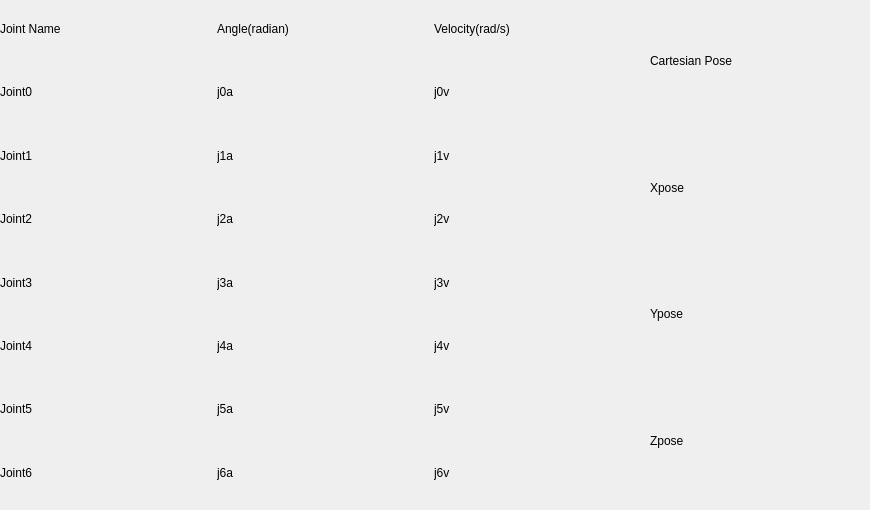
     <widget class="QWidget" name="tab_4">
      <attribute name="title">
       <string>Left Arm</string>
      </attribute>
      <widget class="QWidget" name="horizontalLayoutWidget">
       <property name="geometry">
        <rect>
         <x>0</x>
         <y>0</y>
         <width>861</width>
         <height>501</height>
        </rect>
       </property>
       <layout class="QHBoxLayout" name="horizontalLayout">
        <item>
         <layout class="QVBoxLayout" name="verticalLayout">
          <item>
           <widget class="QLabel" name="label_30">
            <property name="text">
             <string>Joint Name</string>
            </property>
           </widget>
          </item>
          <item>
           <widget class="QLabel" name="label_2">
            <property name="text">
             <string>Joint0</string>
            </property>
           </widget>
          </item>
          <item>
           <widget class="QLabel" name="label">
            <property name="text">
             <string>Joint1</string>
            </property>
           </widget>
          </item>
          <item>
           <widget class="QLabel" name="label_4">
            <property name="text">
             <string>Joint2</string>
            </property>
           </widget>
          </item>
          <item>
           <widget class="QLabel" name="label_3">
            <property name="text">
             <string>Joint3</string>
            </property>
           </widget>
          </item>
          <item>
           <widget class="QLabel" name="label_5">
            <property name="text">
             <string>Joint4</string>
            </property>
           </widget>
          </item>
          <item>
           <widget class="QLabel" name="label_7">
            <property name="text">
             <string>Joint5</string>
            </property>
           </widget>
          </item>
          <item>
           <widget class="QLabel" name="label_6">
            <property name="text">
             <string>Joint6</string>
            </property>
           </widget>
          </item>
         </layout>
        </item>
        <item>
         <layout class="QVBoxLayout" name="verticalLayout_3">
          <item>
           <widget class="QLabel" name="label_31">
            <property name="text">
             <string>Angle(radian)</string>
            </property>
           </widget>
          </item>
          <item>
           <widget class="QLabel" name="label_15">
            <property name="text">
             <string>j0a</string>
            </property>
           </widget>
          </item>
          <item>
           <widget class="QLabel" name="label_16">
            <property name="text">
             <string>j1a</string>
            </property>
           </widget>
          </item>
          <item>
           <widget class="QLabel" name="label_17">
            <property name="text">
             <string>j2a</string>
            </property>
           </widget>
          </item>
          <item>
           <widget class="QLabel" name="label_18">
            <property name="text">
             <string>j3a</string>
            </property>
           </widget>
          </item>
          <item>
           <widget class="QLabel" name="label_19">
            <property name="text">
             <string>j4a</string>
            </property>
           </widget>
          </item>
          <item>
           <widget class="QLabel" name="label_20">
            <property name="text">
             <string>j5a</string>
            </property>
           </widget>
          </item>
          <item>
           <widget class="QLabel" name="label_21">
            <property name="text">
             <string>j6a</string>
            </property>
           </widget>
          </item>
         </layout>
        </item>
        <item>
         <layout class="QVBoxLayout" name="verticalLayout_2">
          <item>
           <widget class="QLabel" name="label_32">
            <property name="text">
             <string>Velocity(rad/s)</string>
            </property>
           </widget>
          </item>
          <item>
           <widget class="QLabel" name="label_8">
            <property name="text">
             <string>j0v</string>
            </property>
           </widget>
          </item>
          <item>
           <widget class="QLabel" name="label_9">
            <property name="text">
             <string>j1v</string>
            </property>
           </widget>
          </item>
          <item>
           <widget class="QLabel" name="label_10">
            <property name="text">
             <string>j2v</string>
            </property>
           </widget>
          </item>
          <item>
           <widget class="QLabel" name="label_11">
            <property name="text">
             <string>j3v</string>
            </property>
           </widget>
          </item>
          <item>
           <widget class="QLabel" name="label_12">
            <property name="text">
             <string>j4v</string>
            </property>
           </widget>
          </item>
          <item>
           <widget class="QLabel" name="label_13">
            <property name="text">
             <string>j5v</string>
            </property>
           </widget>
          </item>
          <item>
           <widget class="QLabel" name="label_14">
            <property name="text">
             <string>j6v</string>
            </property>
           </widget>
          </item>
         </layout>
        </item>
        <item>
         <layout class="QVBoxLayout" name="verticalLayout_8">
          <item>
           <widget class="QLabel" name="label_34">
            <property name="text">
             <string>Cartesian Pose</string>
            </property>
           </widget>
          </item>
          <item>
           <widget class="QLabel" name="label_35">
            <property name="text">
             <string>Xpose</string>
            </property>
           </widget>
          </item>
          <item>
           <widget class="QLabel" name="label_36">
            <property name="text">
             <string>Ypose</string>
            </property>
           </widget>
          </item>
          <item>
           <widget class="QLabel" name="label_37">
            <property name="text">
             <string>Zpose</string>
            </property>
           </widget>
          </item>
         </layout>
        </item>
       </layout>
      </widget>
     </widget>
